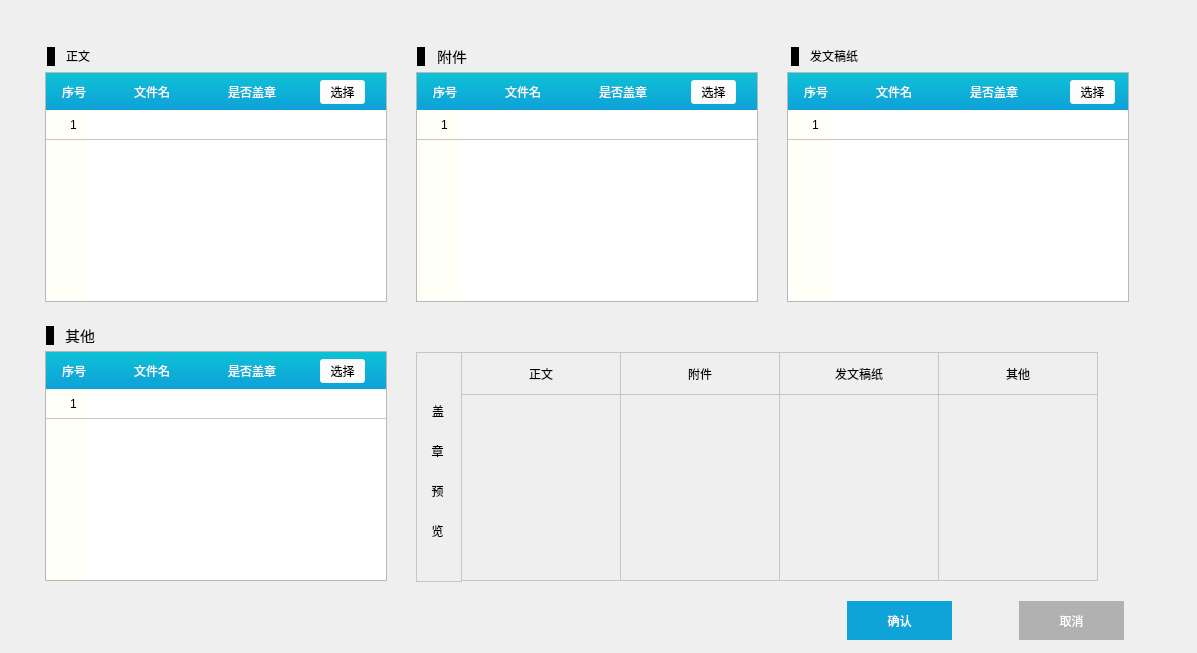
<?xml version="1.0" encoding="UTF-8"?>
<ui version="4.0">
 <class>Dialog</class>
 <widget class="QDialog" name="Dialog">
  <property name="geometry">
   <rect>
    <x>0</x>
    <y>0</y>
    <width>1197</width>
    <height>653</height>
   </rect>
  </property>
  <property name="sizePolicy">
   <sizepolicy hsizetype="Ignored" vsizetype="Ignored">
    <horstretch>0</horstretch>
    <verstretch>0</verstretch>
   </sizepolicy>
  </property>
  <property name="minimumSize">
   <size>
    <width>1197</width>
    <height>653</height>
   </size>
  </property>
  <property name="maximumSize">
   <size>
    <width>1197</width>
    <height>653</height>
   </size>
  </property>
  <property name="windowTitle">
   <string>Pdf文件转换器</string>
  </property>
  <property name="styleSheet">
   <string notr="true"/>
  </property>
  <widget class="QTableWidget" name="table1">
   <property name="geometry">
    <rect>
     <x>45</x>
     <y>72</y>
     <width>342</width>
     <height>230</height>
    </rect>
   </property>
   <property name="styleSheet">
    <string notr="true">QHeaderView{
	background:#fffff8;
}
QTableWidgetItem {
	text-align:right;
}
QTableView QHeaderView::section {
	padding-left:24px;
}
QHeaderView::section::horizontal {
	color: #FCFCFC;
	width: 50px;
	height: 37px;
	background: qlineargradient(spread:pad, x1:0, y1:0, x2:0, y2:1, stop:0 rgba(14, 193, 214, 255), stop:1 rgba(14, 161, 216, 255));
	border: 0px;
}
QTableView{
    gridline-color: #fffff8;
}
QTableView::item{
	height:32px;
    border-bottom: 1px solid  #C6C6C6;
}
QHeaderView::section::vertical{
	text-align: right;
	width:20px;
	height:32px;
	background: #fffff8;
	border-style: none;
	border-bottom: 0.5px solid  #C6C6C6;
}</string>
   </property>
   <property name="horizontalScrollBarPolicy">
    <enum>Qt::ScrollBarAlwaysOff</enum>
   </property>
   <property name="showGrid">
    <bool>false</bool>
   </property>
   <row>
    <property name="text">
     <string>1</string>
    </property>
   </row>
   <column>
    <property name="text">
     <string>文件名</string>
    </property>
    <property name="textAlignment">
     <set>AlignCenter</set>
    </property>
   </column>
   <column>
    <property name="text">
     <string>是否盖章</string>
    </property>
    <property name="textAlignment">
     <set>AlignCenter</set>
    </property>
   </column>
   <column>
    <property name="text">
     <string/>
    </property>
   </column>
   <item row="0" column="0">
    <property name="text">
     <string/>
    </property>
    <property name="flags">
     <set>ItemIsSelectable|ItemIsUserCheckable|ItemIsEnabled</set>
    </property>
   </item>
   <item row="0" column="1">
    <property name="text">
     <string/>
    </property>
    <property name="flags">
     <set>ItemIsSelectable|ItemIsEnabled</set>
    </property>
   </item>
   <item row="0" column="2">
    <property name="flags">
     <set>ItemIsSelectable|ItemIsEnabled</set>
    </property>
   </item>
  </widget>
  <widget class="QPushButton" name="select1">
   <property name="geometry">
    <rect>
     <x>320</x>
     <y>80</y>
     <width>45</width>
     <height>24</height>
    </rect>
   </property>
   <property name="styleSheet">
    <string notr="true">QPushButton {
border-style: inset;
background:rgba(252,252,252,1);
border-radius: 3px;
}
QPushButton:pressed{
background-color: rgb(228, 228, 228);
border-style: outset;
}</string>
   </property>
   <property name="text">
    <string>选择</string>
   </property>
   <property name="flat">
    <bool>false</bool>
   </property>
  </widget>
  <widget class="QTableWidget" name="table3">
   <property name="geometry">
    <rect>
     <x>787</x>
     <y>72</y>
     <width>342</width>
     <height>230</height>
    </rect>
   </property>
   <property name="styleSheet">
    <string notr="true">QHeaderView{
	background:#fffff8;
}
QTableWidgetItem {
	text-align:right;
}
QTableView QHeaderView::section {
	padding-left:24px;
}
QHeaderView::section::horizontal {
	color: #FCFCFC;
	width: 50px;
	height: 37px;
	background: qlineargradient(spread:pad, x1:0, y1:0, x2:0, y2:1, stop:0 rgba(14, 193, 214, 255), stop:1 rgba(14, 161, 216, 255));
	border: 0px;
}
QTableView{
    gridline-color: #fffff8;
}
QTableView::item{
	height:32px;
    border-bottom: 1px solid  #C6C6C6;
}
QHeaderView::section::vertical{
	text-align: right;
	width:20px;
	height:32px;
	background: #fffff8;
	border-style: none;
	border-bottom: 0.5px solid  #C6C6C6;
}</string>
   </property>
   <property name="horizontalScrollBarPolicy">
    <enum>Qt::ScrollBarAlwaysOff</enum>
   </property>
   <property name="showGrid">
    <bool>false</bool>
   </property>
   <row>
    <property name="text">
     <string>1</string>
    </property>
   </row>
   <column>
    <property name="text">
     <string>文件名</string>
    </property>
    <property name="textAlignment">
     <set>AlignCenter</set>
    </property>
   </column>
   <column>
    <property name="text">
     <string>是否盖章</string>
    </property>
    <property name="textAlignment">
     <set>AlignCenter</set>
    </property>
   </column>
   <column>
    <property name="text">
     <string/>
    </property>
   </column>
   <item row="0" column="0">
    <property name="text">
     <string/>
    </property>
    <property name="flags">
     <set>ItemIsSelectable|ItemIsEnabled</set>
    </property>
   </item>
   <item row="0" column="1">
    <property name="flags">
     <set>ItemIsSelectable|ItemIsEnabled</set>
    </property>
   </item>
   <item row="0" column="2">
    <property name="flags">
     <set>ItemIsSelectable|ItemIsEnabled</set>
    </property>
   </item>
  </widget>
  <widget class="QTableWidget" name="table2">
   <property name="geometry">
    <rect>
     <x>416</x>
     <y>72</y>
     <width>342</width>
     <height>230</height>
    </rect>
   </property>
   <property name="styleSheet">
    <string notr="true">QHeaderView{
	background:#fffff8;
}
QTableWidgetItem {
	text-align:right;
}
QTableView QHeaderView::section {
	padding-left:24px;
}
QHeaderView::section::horizontal {
	color: #FCFCFC;
	width: 50px;
	height: 37px;
	background: qlineargradient(spread:pad, x1:0, y1:0, x2:0, y2:1, stop:0 rgba(14, 193, 214, 255), stop:1 rgba(14, 161, 216, 255));
	border: 0px;
}
QTableView{
    gridline-color: #fffff8;
}
QTableView::item{
	height:32px;
    border-bottom: 1px solid  #C6C6C6;
}
QHeaderView::section::vertical{
	text-align: right;
	width:20px;
	height:32px;
	background: #fffff8;
	border-style: none;
	border-bottom: 0.5px solid  #C6C6C6;
}</string>
   </property>
   <property name="horizontalScrollBarPolicy">
    <enum>Qt::ScrollBarAlwaysOff</enum>
   </property>
   <property name="showGrid">
    <bool>false</bool>
   </property>
   <row>
    <property name="text">
     <string>1</string>
    </property>
   </row>
   <column>
    <property name="text">
     <string>文件名</string>
    </property>
    <property name="textAlignment">
     <set>AlignCenter</set>
    </property>
   </column>
   <column>
    <property name="text">
     <string>是否盖章</string>
    </property>
    <property name="textAlignment">
     <set>AlignCenter</set>
    </property>
   </column>
   <column>
    <property name="text">
     <string/>
    </property>
   </column>
   <item row="0" column="0">
    <property name="text">
     <string/>
    </property>
    <property name="flags">
     <set>ItemIsSelectable|ItemIsEnabled</set>
    </property>
   </item>
   <item row="0" column="1">
    <property name="flags">
     <set>ItemIsSelectable|ItemIsEnabled</set>
    </property>
   </item>
   <item row="0" column="2">
    <property name="flags">
     <set>ItemIsSelectable|ItemIsEnabled</set>
    </property>
   </item>
  </widget>
  <widget class="QPushButton" name="select2">
   <property name="geometry">
    <rect>
     <x>691</x>
     <y>80</y>
     <width>45</width>
     <height>24</height>
    </rect>
   </property>
   <property name="styleSheet">
    <string notr="true">QPushButton {
background:rgba(252,252,252,1);
border-radius: 3px;
}
QPushButton:pressed{
background-color: rgb(228, 228, 228);
border-style: outset;
}</string>
   </property>
   <property name="text">
    <string>选择</string>
   </property>
  </widget>
  <widget class="QTableWidget" name="table4">
   <property name="geometry">
    <rect>
     <x>45</x>
     <y>351</y>
     <width>342</width>
     <height>230</height>
    </rect>
   </property>
   <property name="styleSheet">
    <string notr="true">QHeaderView{
	background:#fffff8;
}
QTableView QHeaderView::section {
	padding-left:24px;
}
QHeaderView::section::horizontal {
	color: #FCFCFC;
	width: 50px;
	height: 37px;
	background: qlineargradient(spread:pad, x1:0, y1:0, x2:0, y2:1, stop:0 rgba(14, 193, 214, 255), stop:1 rgba(14, 161, 216, 255));
	border: 0px;
}
QTableView{
    gridline-color: #fffff8;
}
QTableView::item{
	height:32px;
    border-bottom: 1px solid  #C6C6C6;
}
QHeaderView::section::vertical{
	text-align: right;
	width:20px;
	height:32px;
	background: #fffff8;
	border-style: none;
	border-bottom: 0.5px solid  #C6C6C6;
}</string>
   </property>
   <property name="horizontalScrollBarPolicy">
    <enum>Qt::ScrollBarAlwaysOff</enum>
   </property>
   <property name="showGrid">
    <bool>false</bool>
   </property>
   <row>
    <property name="text">
     <string>1</string>
    </property>
   </row>
   <column>
    <property name="text">
     <string>文件名</string>
    </property>
    <property name="textAlignment">
     <set>AlignCenter</set>
    </property>
   </column>
   <column>
    <property name="text">
     <string>是否盖章</string>
    </property>
    <property name="textAlignment">
     <set>AlignCenter</set>
    </property>
   </column>
   <column>
    <property name="text">
     <string/>
    </property>
   </column>
   <item row="0" column="0">
    <property name="text">
     <string/>
    </property>
    <property name="flags">
     <set>ItemIsSelectable|ItemIsEnabled</set>
    </property>
   </item>
   <item row="0" column="1">
    <property name="flags">
     <set>ItemIsSelectable|ItemIsEnabled</set>
    </property>
   </item>
   <item row="0" column="2">
    <property name="flags">
     <set>ItemIsSelectable|ItemIsEnabled</set>
    </property>
   </item>
  </widget>
  <widget class="QPushButton" name="select4">
   <property name="geometry">
    <rect>
     <x>320</x>
     <y>359</y>
     <width>45</width>
     <height>24</height>
    </rect>
   </property>
   <property name="styleSheet">
    <string notr="true">QPushButton {
background:rgba(252,252,252,1);
border-radius: 3px;
}
QPushButton:pressed{
background-color: rgb(228, 228, 228);
border-style: outset;
}</string>
   </property>
   <property name="text">
    <string>选择</string>
   </property>
  </widget>
  <widget class="QLabel" name="pic1">
   <property name="geometry">
    <rect>
     <x>461</x>
     <y>394</y>
     <width>160</width>
     <height>187</height>
    </rect>
   </property>
   <property name="styleSheet">
    <string notr="true">QLabel {
	border: 1px solid #C6C6C6;
}</string>
   </property>
   <property name="frameShape">
    <enum>QFrame::StyledPanel</enum>
   </property>
   <property name="frameShadow">
    <enum>QFrame::Sunken</enum>
   </property>
   <property name="lineWidth">
    <number>1</number>
   </property>
   <property name="text">
    <string/>
   </property>
   <property name="pixmap">
    <pixmap>../../../Downloads/14131077857079_former_shot.jpg</pixmap>
   </property>
   <property name="alignment">
    <set>Qt::AlignCenter</set>
   </property>
  </widget>
  <widget class="QLabel" name="label1">
   <property name="geometry">
    <rect>
     <x>47</x>
     <y>47</y>
     <width>8</width>
     <height>19</height>
    </rect>
   </property>
   <property name="styleSheet">
    <string notr="true">#label1 {
background-color: #000000;
}</string>
   </property>
   <property name="text">
    <string/>
   </property>
  </widget>
  <widget class="QLabel" name="label2">
   <property name="geometry">
    <rect>
     <x>417</x>
     <y>47</y>
     <width>8</width>
     <height>19</height>
    </rect>
   </property>
   <property name="styleSheet">
    <string notr="true">#label, #label2,#label3,#label4 {
background-color: #000000;
}</string>
   </property>
   <property name="text">
    <string/>
   </property>
  </widget>
  <widget class="QLabel" name="label3">
   <property name="geometry">
    <rect>
     <x>791</x>
     <y>47</y>
     <width>8</width>
     <height>19</height>
    </rect>
   </property>
   <property name="styleSheet">
    <string notr="true">#label, #label2,#label3,#label4 {
background-color: #000000;
}</string>
   </property>
   <property name="text">
    <string/>
   </property>
  </widget>
  <widget class="QLabel" name="label4">
   <property name="geometry">
    <rect>
     <x>46</x>
     <y>326</y>
     <width>8</width>
     <height>19</height>
    </rect>
   </property>
   <property name="styleSheet">
    <string notr="true">#label, #label2,#label3,#label4 {
background-color: #000000;
}</string>
   </property>
   <property name="text">
    <string/>
   </property>
  </widget>
  <widget class="QLabel" name="label">
   <property name="geometry">
    <rect>
     <x>66</x>
     <y>48</y>
     <width>32</width>
     <height>15</height>
    </rect>
   </property>
   <property name="text">
    <string>正文</string>
   </property>
  </widget>
  <widget class="QLabel" name="label_2">
   <property name="geometry">
    <rect>
     <x>437</x>
     <y>49</y>
     <width>31</width>
     <height>15</height>
    </rect>
   </property>
   <property name="font">
    <font>
     <pointsize>11</pointsize>
    </font>
   </property>
   <property name="text">
    <string>附件</string>
   </property>
  </widget>
  <widget class="QLabel" name="label_3">
   <property name="geometry">
    <rect>
     <x>810</x>
     <y>48</y>
     <width>64</width>
     <height>16</height>
    </rect>
   </property>
   <property name="text">
    <string>发文稿纸</string>
   </property>
  </widget>
  <widget class="QLabel" name="label_4">
   <property name="geometry">
    <rect>
     <x>46</x>
     <y>73</y>
     <width>56</width>
     <height>37</height>
    </rect>
   </property>
   <property name="styleSheet">
    <string notr="true">QLabel {
	background: qlineargradient(spread:pad, x1:0, y1:0, x2:0, y2:1, stop:0 rgba(14, 193, 214, 255), stop:1 rgba(14, 161, 216, 255));
	color: #FCFCFC;
}</string>
   </property>
   <property name="text">
    <string>序号</string>
   </property>
   <property name="alignment">
    <set>Qt::AlignCenter</set>
   </property>
  </widget>
  <widget class="QLabel" name="label_5">
   <property name="geometry">
    <rect>
     <x>417</x>
     <y>73</y>
     <width>56</width>
     <height>37</height>
    </rect>
   </property>
   <property name="styleSheet">
    <string notr="true">QLabel {
	background: qlineargradient(spread:pad, x1:0, y1:0, x2:0, y2:1, stop:0 rgba(14, 193, 214, 255), stop:1 rgba(14, 161, 216, 255));
	color: #FCFCFC;
}</string>
   </property>
   <property name="text">
    <string>序号</string>
   </property>
   <property name="alignment">
    <set>Qt::AlignCenter</set>
   </property>
  </widget>
  <widget class="QLabel" name="label_6">
   <property name="geometry">
    <rect>
     <x>788</x>
     <y>73</y>
     <width>56</width>
     <height>37</height>
    </rect>
   </property>
   <property name="styleSheet">
    <string notr="true">QLabel {
	background: qlineargradient(spread:pad, x1:0, y1:0, x2:0, y2:1, stop:0 rgba(14, 193, 214, 255), stop:1 rgba(14, 161, 216, 255));
	color: #FCFCFC;
}</string>
   </property>
   <property name="text">
    <string>序号</string>
   </property>
   <property name="alignment">
    <set>Qt::AlignCenter</set>
   </property>
  </widget>
  <widget class="QLabel" name="label_7">
   <property name="geometry">
    <rect>
     <x>65</x>
     <y>328</y>
     <width>31</width>
     <height>15</height>
    </rect>
   </property>
   <property name="font">
    <font>
     <pointsize>11</pointsize>
    </font>
   </property>
   <property name="text">
    <string>其他</string>
   </property>
  </widget>
  <widget class="QLabel" name="label_8">
   <property name="geometry">
    <rect>
     <x>46</x>
     <y>352</y>
     <width>56</width>
     <height>37</height>
    </rect>
   </property>
   <property name="styleSheet">
    <string notr="true">QLabel {
	background: qlineargradient(spread:pad, x1:0, y1:0, x2:0, y2:1, stop:0 rgba(14, 193, 214, 255), stop:1 rgba(14, 161, 216, 255));
	color: #FCFCFC;
}</string>
   </property>
   <property name="text">
    <string>序号</string>
   </property>
   <property name="alignment">
    <set>Qt::AlignCenter</set>
   </property>
  </widget>
  <widget class="QPushButton" name="select3">
   <property name="geometry">
    <rect>
     <x>1070</x>
     <y>80</y>
     <width>45</width>
     <height>24</height>
    </rect>
   </property>
   <property name="styleSheet">
    <string notr="true">QPushButton {
background:rgba(252,252,252,1);
border-radius: 3px;
}
QPushButton:pressed{
background-color: rgb(228, 228, 228);
border-style: outset;
}</string>
   </property>
   <property name="text">
    <string>选择</string>
   </property>
  </widget>
  <widget class="QLabel" name="label_9">
   <property name="geometry">
    <rect>
     <x>422</x>
     <y>390</y>
     <width>32</width>
     <height>41</height>
    </rect>
   </property>
   <property name="text">
    <string>盖</string>
   </property>
   <property name="alignment">
    <set>Qt::AlignCenter</set>
   </property>
  </widget>
  <widget class="QLabel" name="label_10">
   <property name="geometry">
    <rect>
     <x>422</x>
     <y>430</y>
     <width>31</width>
     <height>41</height>
    </rect>
   </property>
   <property name="text">
    <string>章</string>
   </property>
   <property name="alignment">
    <set>Qt::AlignCenter</set>
   </property>
  </widget>
  <widget class="QLabel" name="label_11">
   <property name="geometry">
    <rect>
     <x>422</x>
     <y>470</y>
     <width>31</width>
     <height>41</height>
    </rect>
   </property>
   <property name="text">
    <string>预</string>
   </property>
   <property name="alignment">
    <set>Qt::AlignCenter</set>
   </property>
  </widget>
  <widget class="QLabel" name="label_12">
   <property name="geometry">
    <rect>
     <x>422</x>
     <y>510</y>
     <width>31</width>
     <height>41</height>
    </rect>
   </property>
   <property name="text">
    <string>览</string>
   </property>
   <property name="alignment">
    <set>Qt::AlignCenter</set>
   </property>
  </widget>
  <widget class="QLabel" name="label_13">
   <property name="geometry">
    <rect>
     <x>416</x>
     <y>352</y>
     <width>46</width>
     <height>230</height>
    </rect>
   </property>
   <property name="styleSheet">
    <string notr="true">QLabel {
	border: 1px solid #C6C6C6;
}</string>
   </property>
   <property name="text">
    <string/>
   </property>
  </widget>
  <widget class="QLabel" name="label_14">
   <property name="geometry">
    <rect>
     <x>461</x>
     <y>352</y>
     <width>160</width>
     <height>43</height>
    </rect>
   </property>
   <property name="styleSheet">
    <string notr="true">QLabel {
	border: 1px solid #C6C6C6;
}</string>
   </property>
   <property name="text">
    <string>正文</string>
   </property>
   <property name="alignment">
    <set>Qt::AlignCenter</set>
   </property>
  </widget>
  <widget class="QLabel" name="label_15">
   <property name="geometry">
    <rect>
     <x>620</x>
     <y>352</y>
     <width>160</width>
     <height>43</height>
    </rect>
   </property>
   <property name="styleSheet">
    <string notr="true">QLabel {
	border: 1px solid #C6C6C6;
}</string>
   </property>
   <property name="text">
    <string>附件</string>
   </property>
   <property name="alignment">
    <set>Qt::AlignCenter</set>
   </property>
  </widget>
  <widget class="QLabel" name="label_16">
   <property name="geometry">
    <rect>
     <x>938</x>
     <y>352</y>
     <width>160</width>
     <height>43</height>
    </rect>
   </property>
   <property name="styleSheet">
    <string notr="true">QLabel {
	border: 1px solid #C6C6C6;
}</string>
   </property>
   <property name="text">
    <string>其他</string>
   </property>
   <property name="alignment">
    <set>Qt::AlignCenter</set>
   </property>
  </widget>
  <widget class="QLabel" name="label_17">
   <property name="geometry">
    <rect>
     <x>779</x>
     <y>352</y>
     <width>160</width>
     <height>43</height>
    </rect>
   </property>
   <property name="styleSheet">
    <string notr="true">QLabel {
	border: 1px solid #C6C6C6;
}</string>
   </property>
   <property name="text">
    <string>发文稿纸</string>
   </property>
   <property name="alignment">
    <set>Qt::AlignCenter</set>
   </property>
  </widget>
  <widget class="QLabel" name="pic2">
   <property name="geometry">
    <rect>
     <x>620</x>
     <y>394</y>
     <width>160</width>
     <height>187</height>
    </rect>
   </property>
   <property name="styleSheet">
    <string notr="true">QLabel {
	border: 1px solid #C6C6C6;
}</string>
   </property>
   <property name="frameShape">
    <enum>QFrame::StyledPanel</enum>
   </property>
   <property name="frameShadow">
    <enum>QFrame::Sunken</enum>
   </property>
   <property name="lineWidth">
    <number>1</number>
   </property>
   <property name="text">
    <string/>
   </property>
   <property name="pixmap">
    <pixmap>../../../Downloads/14131077857079_former_shot.jpg</pixmap>
   </property>
   <property name="alignment">
    <set>Qt::AlignCenter</set>
   </property>
  </widget>
  <widget class="QLabel" name="pic3">
   <property name="geometry">
    <rect>
     <x>779</x>
     <y>394</y>
     <width>160</width>
     <height>187</height>
    </rect>
   </property>
   <property name="styleSheet">
    <string notr="true">QLabel {
	border: 1px solid #C6C6C6;
}</string>
   </property>
   <property name="frameShape">
    <enum>QFrame::StyledPanel</enum>
   </property>
   <property name="frameShadow">
    <enum>QFrame::Sunken</enum>
   </property>
   <property name="lineWidth">
    <number>1</number>
   </property>
   <property name="text">
    <string/>
   </property>
   <property name="pixmap">
    <pixmap>../../../Downloads/14131077857079_former_shot.jpg</pixmap>
   </property>
   <property name="alignment">
    <set>Qt::AlignCenter</set>
   </property>
  </widget>
  <widget class="QLabel" name="pic4">
   <property name="geometry">
    <rect>
     <x>938</x>
     <y>394</y>
     <width>160</width>
     <height>187</height>
    </rect>
   </property>
   <property name="styleSheet">
    <string notr="true">QLabel {
	border: 1px solid #C6C6C6;
}</string>
   </property>
   <property name="frameShape">
    <enum>QFrame::StyledPanel</enum>
   </property>
   <property name="frameShadow">
    <enum>QFrame::Sunken</enum>
   </property>
   <property name="lineWidth">
    <number>1</number>
   </property>
   <property name="text">
    <string/>
   </property>
   <property name="pixmap">
    <pixmap>../../../Downloads/14131077857079_former_shot.jpg</pixmap>
   </property>
   <property name="alignment">
    <set>Qt::AlignCenter</set>
   </property>
  </widget>
  <widget class="QPushButton" name="ok_btn">
   <property name="geometry">
    <rect>
     <x>847</x>
     <y>601</y>
     <width>105</width>
     <height>39</height>
    </rect>
   </property>
   <property name="styleSheet">
    <string notr="true">QPushButton {
width:105px;
height:39px;
background:rgba(14,164,216,1);
color: white;
border: 0px;
}
QPushButton:pressed {
background:rgb(16, 196, 255);
}</string>
   </property>
   <property name="text">
    <string>确认</string>
   </property>
  </widget>
  <widget class="QPushButton" name="cancel_btn">
   <property name="geometry">
    <rect>
     <x>1019</x>
     <y>601</y>
     <width>105</width>
     <height>39</height>
    </rect>
   </property>
   <property name="styleSheet">
    <string notr="true">QPushButton {
width:105px;
height:39px;
border: 0px;
background:rgba(177,177,177,1);
color: white;
}
QPushButton:pressed {
	background-color: rgb(189, 189, 189);
}</string>
   </property>
   <property name="text">
    <string>取消</string>
   </property>
  </widget>
 </widget>
 <resources/>
 <connections/>
</ui>
